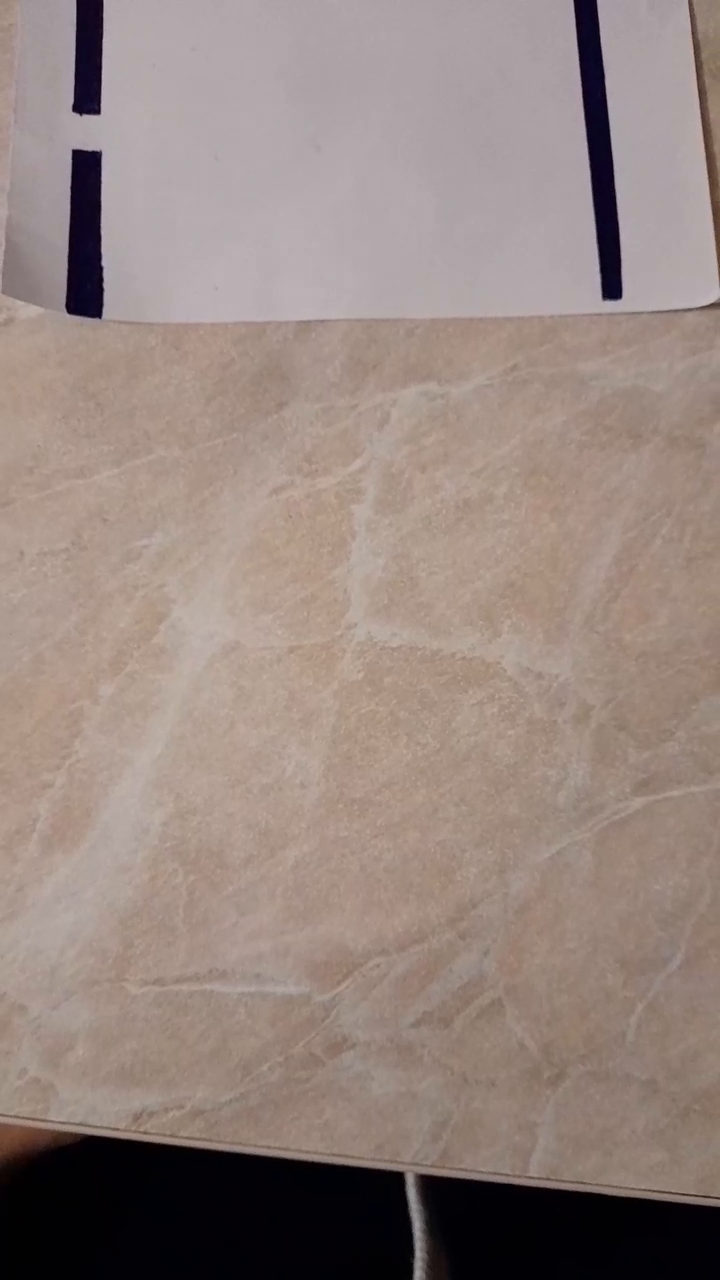
#> input picture frame 24 of Laba_5/video_1.mp4, 720 x 1280 px
$ python task_3.py
#> lines starting #> are read from the running program, lines starting #| are printed output that depends on the picture; after the words box and inside, x2 and y2 are one past the last pixel; in counts of white or black regions, pixels touching at a corner belong together
import cv2

cap = cv2.VideoCapture('Laba_5\\video_1.mp4')
while 1:
    _, frame = cap.read()
#> frame is the input picture: shape (1280, 720, 3); mean B, G, R 127.3, 133.3, 149.6
    frame = cv2.cvtColor(frame,cv2.COLOR_BGR2GRAY)
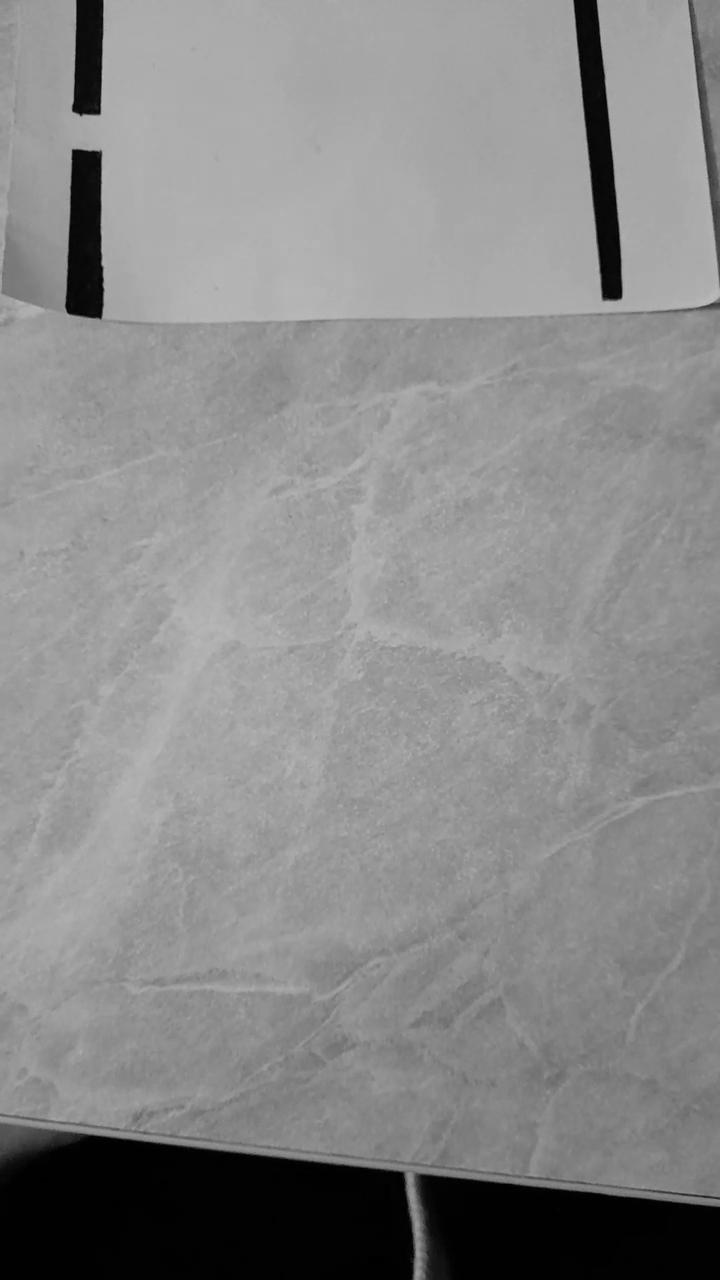
#> frame: shape (1280, 720); min 0, max 190, mean 137.4
    frame_filt = cv2.GaussianBlur(frame,ksize=(15,15),sigmaX=0)
    frame_filt = cv2.Canny(frame_filt, 50, 150, 7)
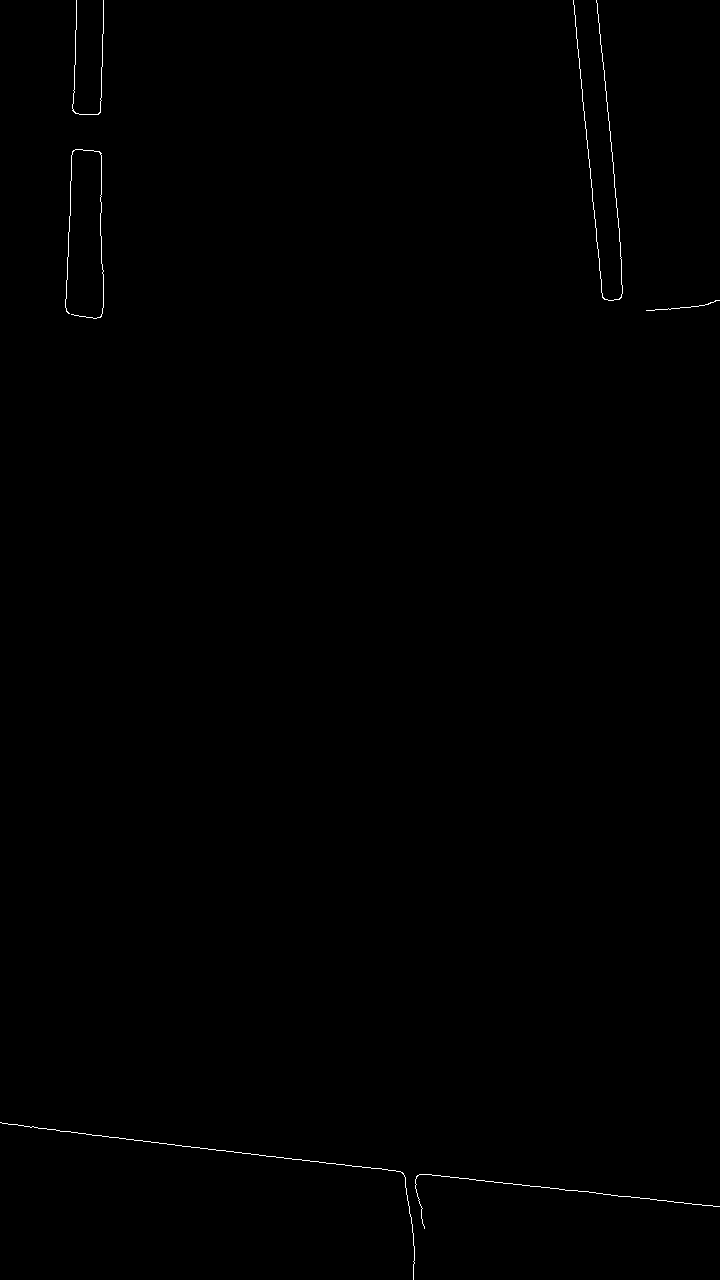
#> frame_filt: shape (1280, 720); 0.24% white in thin lines or dots
    cv2.imshow('video', frame_filt)
    if cv2.waitKey(1) == 27:
#> (key Esc is pressed here)
        break
cap.release()
cv2.destroyAllWindows()

$ run again, starting later in the video
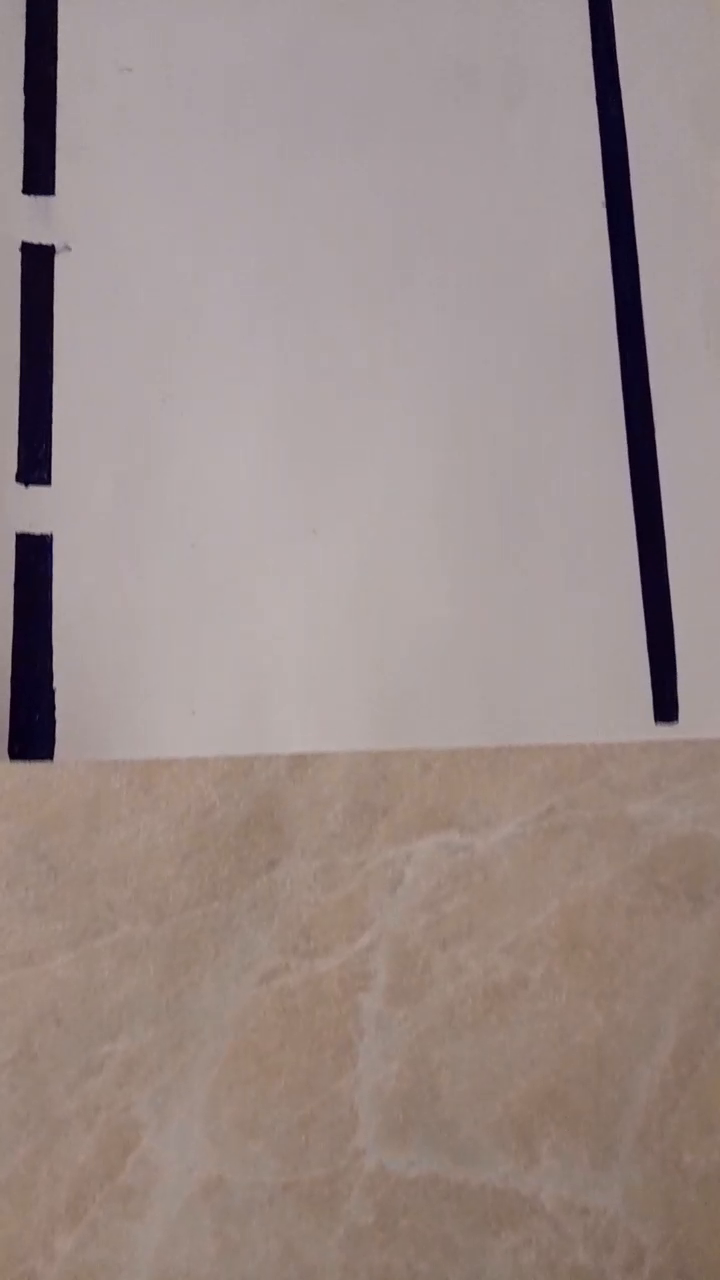
#> input picture frame 110 of Laba_5/video_1.mp4, 720 x 1280 px
#> frame is the input picture: shape (1280, 720, 3); mean B, G, R 137, 140, 154.8
#> `frame = cv2.cvtColor(frame,cv2.COLOR_BGR2GRAY)`:
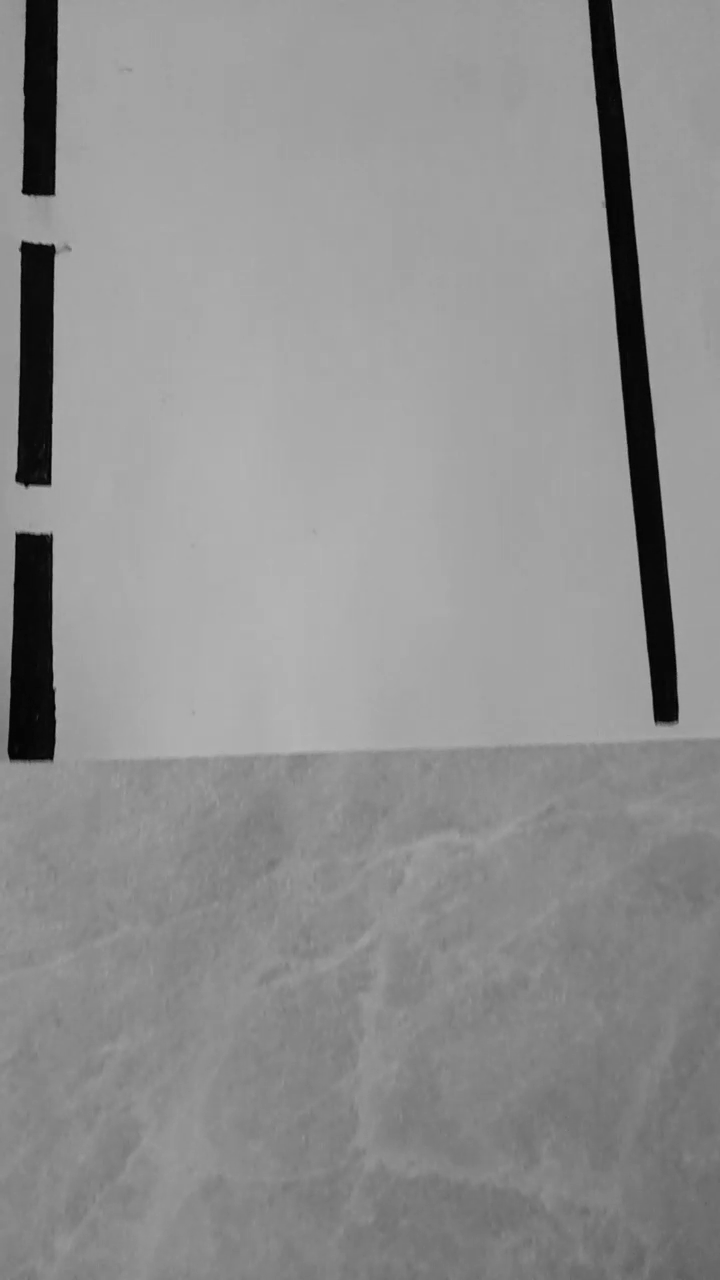
#> frame: shape (1280, 720); min 1, max 181, mean 144
#> `frame_filt = cv2.Canny(frame_filt, 50, 150, 7)`:
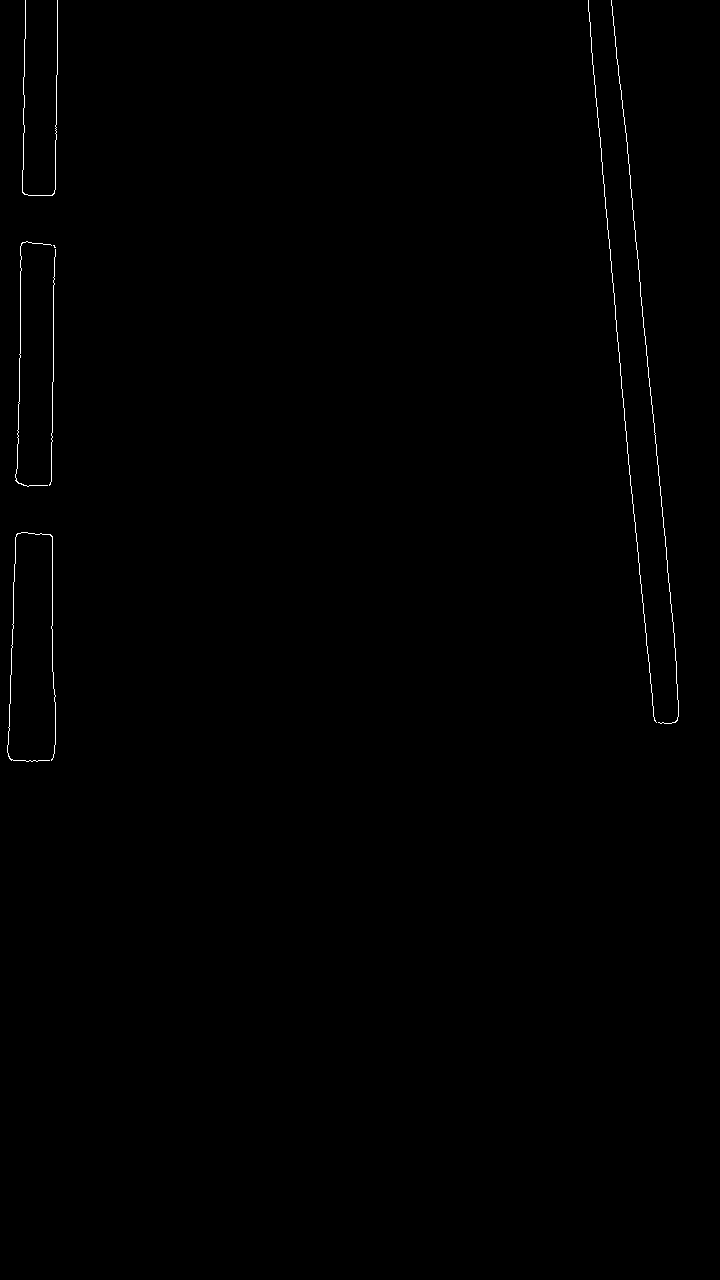
#> frame_filt: shape (1280, 720); 0.32% white in thin lines or dots, all inside (x1, y1, x2, y2) = (7, 0, 679, 762)

$ run again, starting later in the video
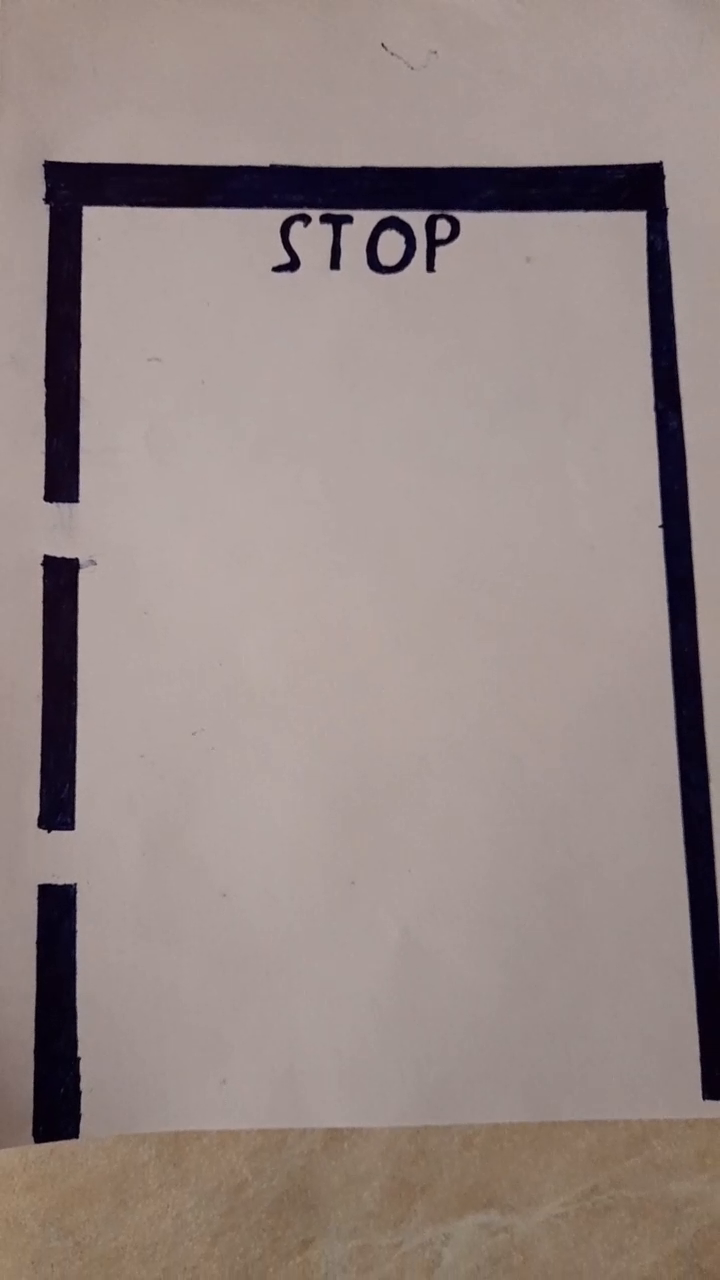
#> input picture frame 196 of Laba_5/video_1.mp4, 720 x 1280 px
#> frame is the input picture: shape (1280, 720, 3); mean B, G, R 132, 135.2, 149.7
#> `frame = cv2.cvtColor(frame,cv2.COLOR_BGR2GRAY)`:
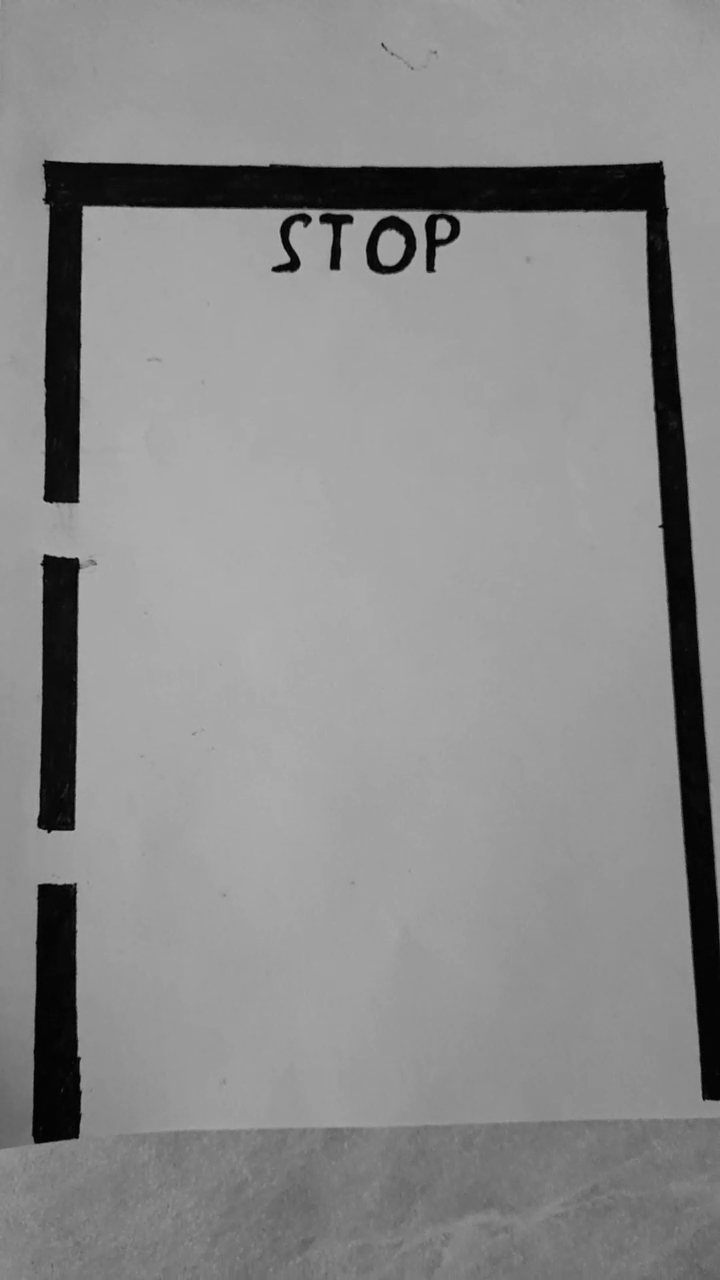
#> frame: shape (1280, 720); min 1, max 178, mean 139.3
#> `frame_filt = cv2.Canny(frame_filt, 50, 150, 7)`:
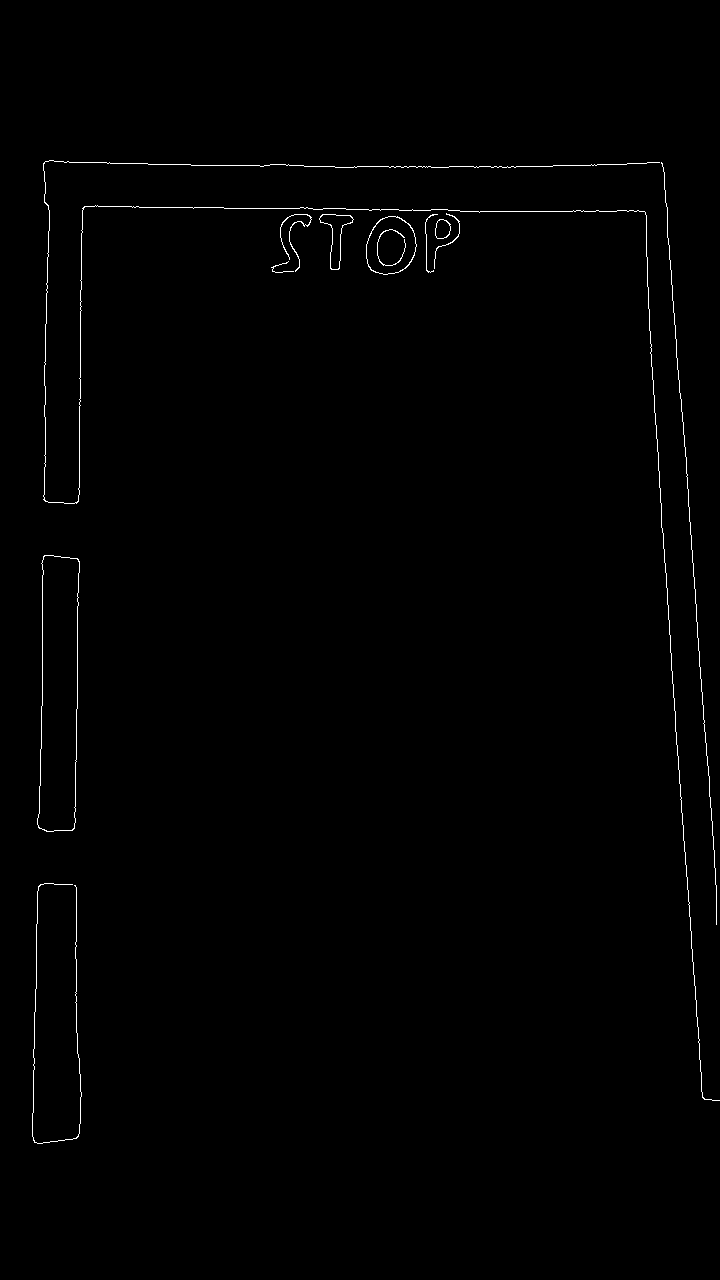
#> frame_filt: shape (1280, 720); 0.61% white in thin lines or dots, all inside (x1, y1, x2, y2) = (32, 160, 720, 1144)
